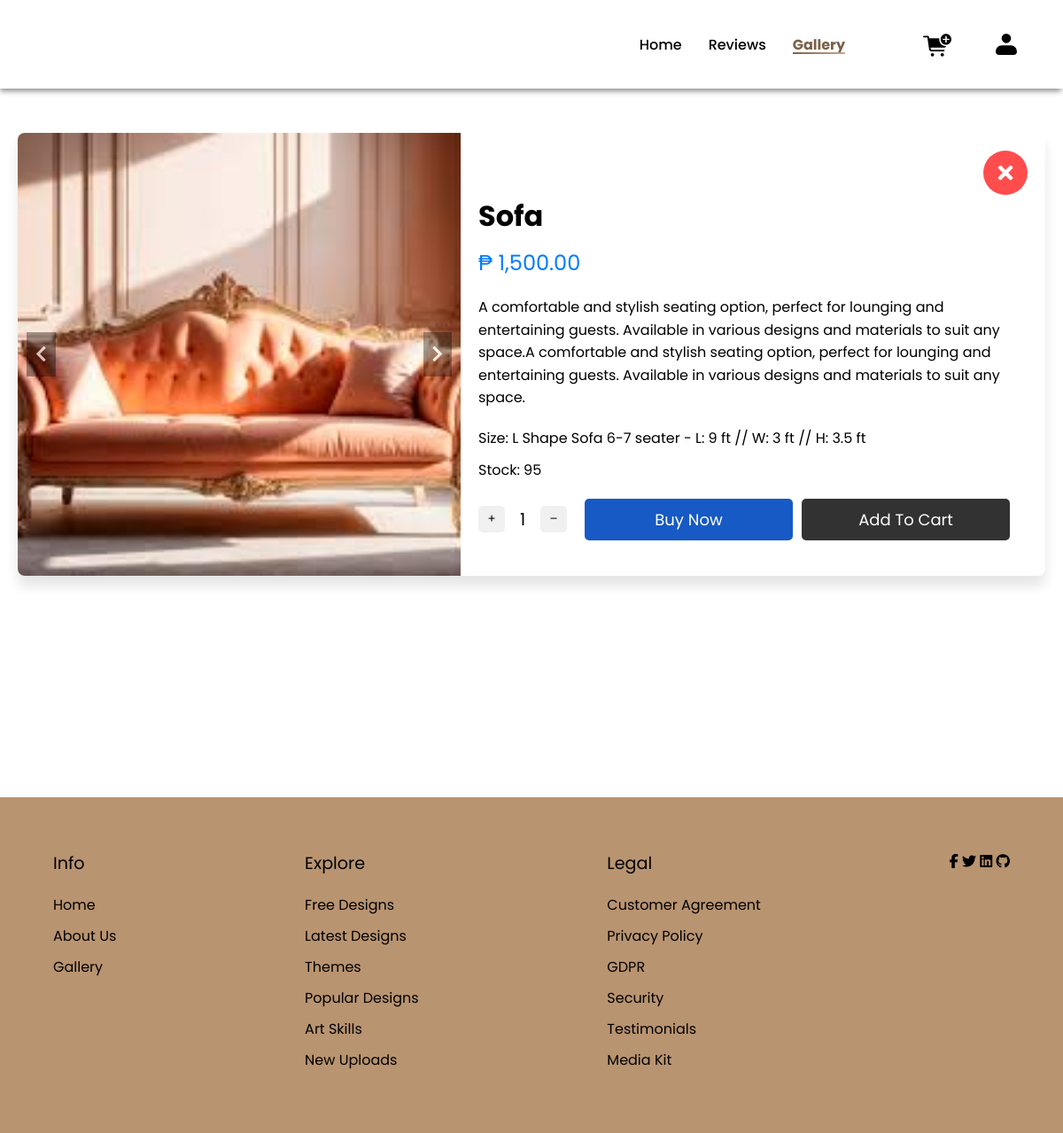
/Capstone_Client/gallery/gallery-readone.php?product_id=4 (signed in), run on an earlier commit of the app's database.
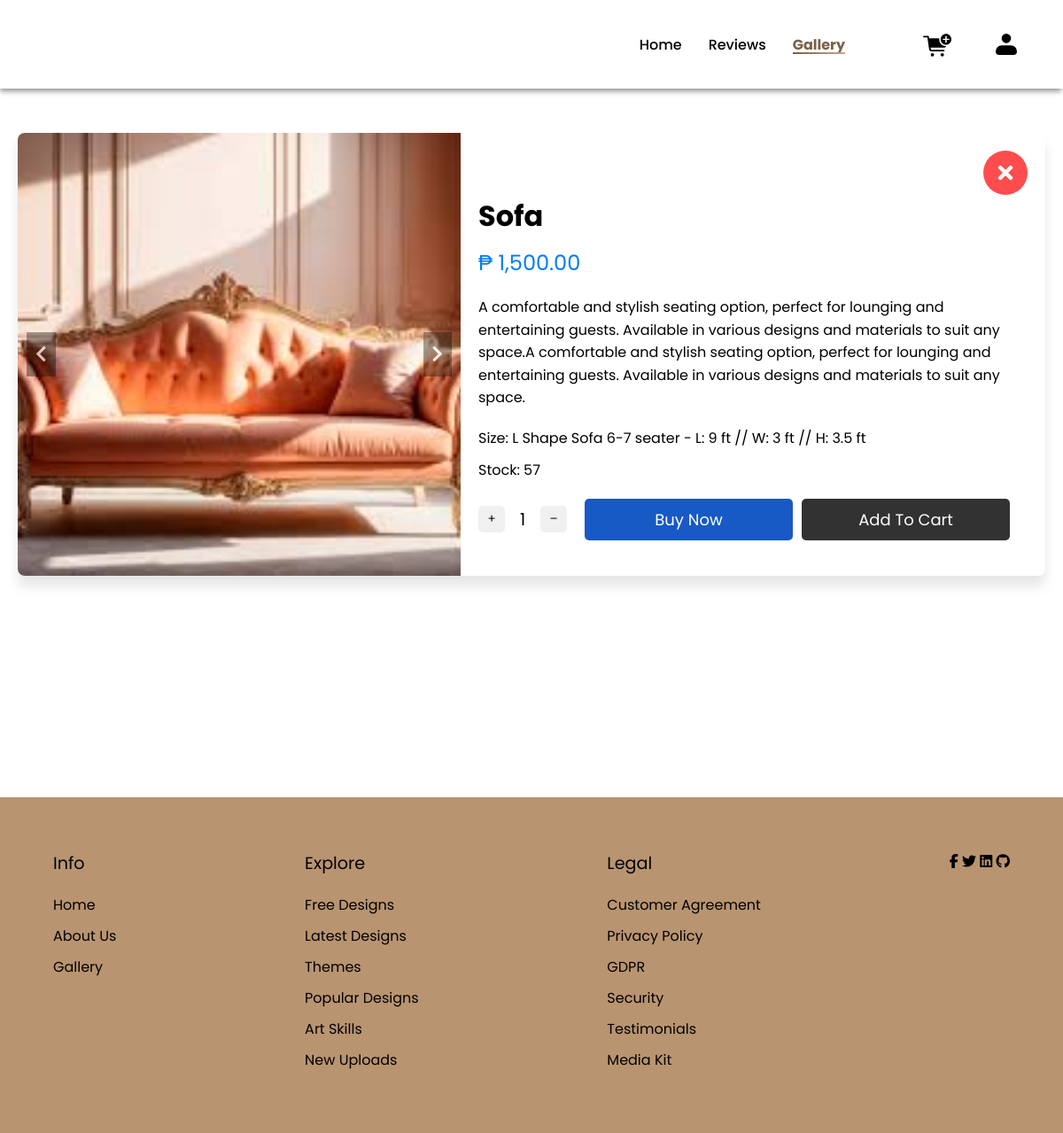
And on a later commit of the database.
### tables this page shows
CREATE TABLE `tbl_prod_info` (
  `Product_ID` int(11) NOT NULL AUTO_INCREMENT,
  `Product_Name` varchar(255) NOT NULL,
  `Description` text DEFAULT NULL,
  `Category` varchar(100) DEFAULT NULL,
  `Sizes` varchar(100) DEFAULT NULL,
  `Color` varchar(50) DEFAULT NULL,
  `Stock` varchar(100) DEFAULT NULL,
  `Assembly_Required` varchar(255) DEFAULT NULL,
  `ImageURL` varchar(255) DEFAULT NULL,
  `Price` varchar(255) NOT NULL,
  `Sold` varchar(255) DEFAULT NULL,
  `DateAdded` timestamp NOT NULL DEFAULT current_timestamp(),
  `LastUpdate` timestamp NOT NULL DEFAULT current_timestamp() ON UPDATE current_timestamp(),
  `GLB_File_URL` varchar(255) DEFAULT NULL,
  `product_type` enum('readymade','custom') DEFAULT 'readymade',
  PRIMARY KEY (`Product_ID`)
);

### Capstone_Client/gallery/gallery-readone.php (the view, shortened to what this page needs)
<?php
include("../config/database.php");
if (isset($_GET['product_id'])) {
    $productId = $_GET['product_id'];
} else {
    header("location: gallery.php");
    exit;
}
try {
    $stmt = $pdo->prepare("SELECT * FROM tbl_prod_info WHERE Product_ID = :productId");
    $stmt->bindParam(':productId', $productId, PDO::PARAM_INT);
    $stmt->execute();
    $product = $stmt->fetch(PDO::FETCH_ASSOC);
} catch (PDOException $e) {
    die("Database error: " . $e->getMessage());
}
?>
<!DOCTYPE html>
<html lang="en">
<head>
    <link rel="stylesheet" href="../static/css-files/Home.css">
    <link rel="stylesheet" href="../static/css-files/readone.css">
    <link rel="stylesheet" href="https://cdnjs.cloudflare.com/ajax/libs/font-awesome/6.4.2/css/all.min.css">
    <link href="https://cdn.jsdelivr.net/npm/select2@4.1.0-rc.0/dist/css/select2.min.css" rel="stylesheet" />
    <link rel="stylesheet" href="https://unpkg.com/swiper/swiper-bundle.min.css">
    <link rel="stylesheet" href="https://cdnjs.cloudflare.com/ajax/libs/font-awesome/5.15.4/css/all.min.css">
</head>
<body>
<header>
  <nav class="navbar">
    <a href="../dashboard/home.php" class="logo">
    </a>
    <ul class="menu-links">
      <li class="dropdown">
        <a href="../dashboard/home.php">Home</a>
      </li>
      <li><a href="../reviews/review.php">Reviews</a></li>
      <li><a href="../gallery/gallery.php" class="active">Gallery</a></li>
      <li><a href="../cart/cart.php" class="cart" id="cart">Cart</a></li>
      <li class="dropdown">
        <a href="../profile/profile.php" class="profile" id="sign_in">Profile</a>
      </li>
    </ul>
  </nav>
</header>
<main>
    <div id="single-product-container">
        <div id="single-product-box">
            <div id="single-product-box-image" class="image-slider">
                <?php if (!empty($product['ImageURL']) || !empty($product['GLB_File_URL'])) : ?>
                    <?php
                    $imageURLs = explode(',', $product['ImageURL']);
                    $itemCounter = 0;
                    ?>
                    <button class="slider-btn prev-btn"><i class="fas fa-chevron-left"></i></button>
                    <?php foreach ($imageURLs as $key => $imageUrl) : $itemCounter++;?>
                        <?php
                        $imageUrl = trim($imageUrl);
                        if (!empty($imageUrl) && file_exists(dirname(__FILE__) . '/../uploads/product/' . basename($imageUrl))) : ?>
                            <img src="../uploads/product/<?= basename($imageUrl) ?>" alt="<?= $product['Product_Name'] ?>" class="product-image <?= $itemCounter === 1 ? 'active' : '' ?>">
                        <?php endif; ?>
                    <?php endforeach; ?>
                    <button class="slider-btn next-btn"><i class="fas fa-chevron-right"></i></button>
                <?php else : ?>
                    <p>No image or 3D model available</p>
                <?php endif; ?>
            </div>
            <div id="single-product-box-content">
                <button class="exit-button" onclick="window.location.href='gallery.php'">
                    <i class="fas fa-times"></i>
                </button>
                <h1 id="single-product-title"><?= $product['Product_Name'] ?></h1>
                <p id="single-product-price">₱ <?= number_format($product['Price'], 2) ?></p>
                <p class="single-product-text">
                    <?= $product['Description'] ?>
                </p>
                <p class="single-product-size">Size: <span id="product-size"><?= $product['Sizes'] ?></span></p>
                <p class="single-product-stock">Stock: <span id="stock"><?= $product['Stock'] ?></span></p>
                <div id="update-cart-container">
                    <div>
                        <button class="single-product-blocks" id="plus-btn">
                            +
                        </button>
                        <span id="quantity">0</span>
                        <button class="single-product-blocks" id="minus-btn">
                            –
                        </button>
                    </div>
                    <div class="button-readone" style="flex: 2">
                        <?php if ($product['Stock'] > 0): ?>
                            <button class="single-product-buy-btn" id="buy-now">
                                Buy Now
                            </button>
                        <?php endif; ?>
                        <button class="single-product-cart-btn" id="add-to-cart">
                            Add To Cart
                        </button>
                    </div>
                </div>
            </div>
        </div>
    </div>
</main>
<footer class="footer">
    <div class="footer-row">
        <div class="footer-col">
            <h4>Info</h4>
            <ul class="links">
                <li><a href="home.php">Home</a></li>
                <li><a href="#">About Us</a></li>
                <li><a href="Gallery.php">Gallery</a></li>
            </ul>
        </div>
        <div class="footer-col">
            <h4>Explore</h4>
            <ul class="links">
                <li><a href="#">Free Designs</a></li>
                <li><a href="#">Latest Designs</a></li>
                <li><a href="#">Themes</a></li>
                <li><a href="#">Popular Designs</a></li>
                <li><a href="#">Art Skills</a></li>
                <li><a href="#">New Uploads</a></li>
            </ul>
        </div>
        <div class="footer-col">
            <h4>Legal</h4>
            <ul class="links">
                <li><a href="#">Customer Agreement</a></li>
                <li><a href="#">Privacy Policy</a></li>
                <li><a href="#">GDPR</a></li>
                <li><a href="#">Security</a></li>
                <li><a href="#">Testimonials</a></li>
                <li><a href="#">Media Kit</a></li>
            </ul>
        </div>
        <div class="icons">
            <i class="fa-brands fa-facebook-f"></i>
            <i class="fa-brands fa-twitter"></i>
            <i class="fa-brands fa-linkedin"></i>
            <i class="fa-brands fa-github"></i>
        </div>
    </div>
</footer>
</body>
</html>

### Capstone_Client/static/css-files/Home.css (style rules this page uses)
* { margin: 0; padding: 0; box-sizing: border-box; font-family: 'Marcellus', sans-serif; }
:root { --main-bg-color: #B99470; --link-color: #000; --hover-color: #1dbf73; }
main { overflow: hidden; }
header { position: sticky; left: 0; top: 0; width: 100%; z-index: 1; padding: 20px; background-color: white; box-shadow: -1px 4px 6px -1px rgba(0,0,0,0.43); -webkit-box-shadow: -1px 4px 6px -1px rgba(0,0,0,0.43); -moz-box-shadow: -1px 4px 6px -1px rgba(0,0,0,0.43); height: 100px; display: flex; justify-content: center; align-items: center; z-index: 10000; }
.navbar .menu-links li a.active::after { content: ""; position: absolute; top: 20px; left: 0; width: 100%; height: 2px; background-image: linear-gradient(to right, #796149, #ffd7be, #796149); background-size: 200px 2px; animation: glow 2s infinite; }
header .navbar { max-width: 2000px; width: 100%; display: flex; align-items: center; justify-content: space-between; align-content: center; padding: 0 20px; }
.navbar .menu-links { display: flex; align-items: center; list-style: none; gap: 30px; }
.navbar .menu-links li a { color:black; font-weight: 500; text-decoration: none; transition: 0.2s ease; }
.dropdown { position: relative; }
.navbar .menu-links li a.active { color: #796149; font-weight: bold; position: relative; }
.logo { width: 150px; }
.cart { margin-left: 50px; display: inline-block; width: 3em; height: 2em; background-color: currentColor; -webkit-mask-image: var(--svg); mask-image: var(--svg); -webkit-mask-repeat: no-repeat; mask-repeat: no-repeat; -webkit-mask-size: 100% 100%; mask-size: 100% 100%; }
.profile { display: inline-block; width: 3em; height: 2em; background-color: currentColor; -webkit-mask-image: var(--svg); mask-image: var(--svg); -webkit-mask-repeat: no-repeat; mask-repeat: no-repeat; -webkit-mask-size: 100% 100%; mask-size: 100% 100%; }
main { min-height: 100vh; }
.footer { max-width: 5000px; width: 100%; background-color: #B99470; }
.footer .footer-row { display: flex; flex-wrap: wrap; justify-content: space-between; gap: 3.5rem; padding: 60px; }
.footer-row .footer-col h4 { color: black; font-size: 1.2rem; font-weight: 400; }
.footer-col .links { margin-top: 20px; }
.footer-col .links li { list-style: none; margin-bottom: 10px; }
.footer-col .links li a { text-decoration: none; color: black; }

What changed in the data, as far as the page shows it:
changed tbl_prod_info "Sofa": Stock "95" → "57"
